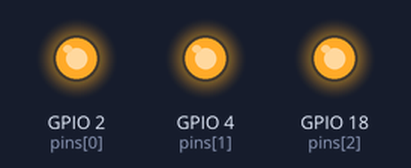
Recording of a program running on a simulated ESP32-S3. Shown: output pins drawn as LEDs (lit = HIGH). What the program prints to the serial monitor is not drawn.

Above: at 0.2 s.
At 1.7 s:
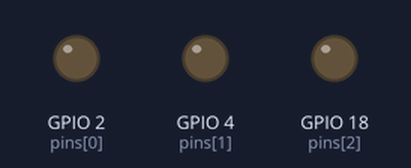
Timing chart, 0 to 3.0 s (numbered marks = the images above):
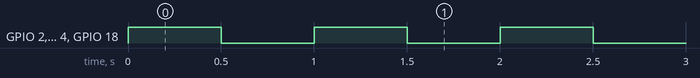

Measured:
- by itself, GPIO 2 (pins[0]), GPIO 4 (pins[1]), GPIO 18 (pins[2]): alternates HIGH for 0.50 s and LOW for 0.50 s

The program:

main.cpp
```cpp
// #include <Arduino.h>

// // put function declarations here:
// int myFunction(int, int);

// void setup() {
//   // put your setup code here, to run once:
//   int result = myFunction(2, 3);
// }

// void loop() {
//   // put your main code here, to run repeatedly:
// }

// // put function definitions here:
// int myFunction(int x, int y) {
//   return x + y;
// }
#include <Arduino.h>

int pins[] = {2, 4, 18};
const int numPins = sizeof(pins) / sizeof(pins[0]);

void setup() {
  // Set pins as output
  for (int i = 0; i < numPins; i++) {
    pinMode(pins[i], OUTPUT);
  }

  Serial.begin(115200);
  // while (!Serial) {
  //   delay(10);
  // }
  Serial.println("APP STARTED");
}

void loop() {
  // Toggle HIGH
  for (int i = 0; i < numPins; i++) {
    digitalWrite(pins[i], HIGH);
  }
  delay(500); // 0.5 sec

  // Toggle LOW
  for (int i = 0; i < numPins; i++) {
    digitalWrite(pins[i], LOW);
  }
  delay(500);
}
```
